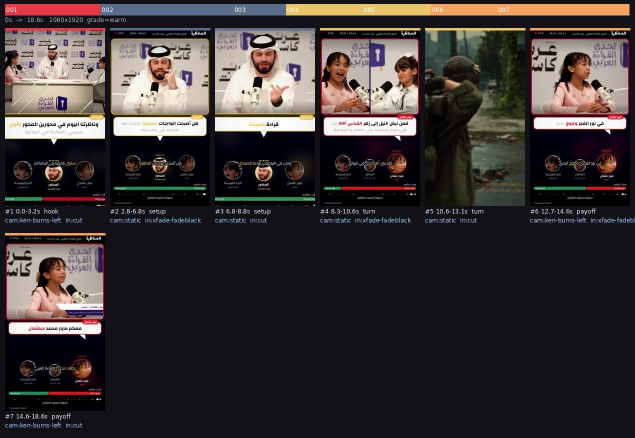
#> input picture runtime/engine/references/example-storyboard.jpg, 1270 x 876 px (shown at 1/2 size)
$ python -i fam_skills_part1.py   (imports and definitions only)   (older library calls are emulated)
#> lines starting #> are read from the running program, lines starting #| are printed output that depends on the picture; after the words box and inside, x2 and y2 are one past the last pixel; in counts of white or black regions, pixels touching at a corner belong together
"""Helpers of runners/fam_skills_part1.py used by data cards, copied verbatim (the extractor binds a card to them only when
their AST hash with every dependency equals the original's)."""
from __future__ import annotations

from decimal import Decimal
from pathlib import Path
from .core import fx
import json
import math
import re
import subprocess


def jw(path, obj):
    Path(path).write_text(json.dumps(obj, ensure_ascii=False, indent=1), encoding="utf-8")
    return Path(path)


# [11 lines left out: functions tw, rel_lum, not called in this run]


def contrast(a, b):
    la, lb = sorted([rel_lum(a), rel_lum(b)], reverse=True)
    return (la + 0.05) / (lb + 0.05)


SECRET_RE = re.compile(r"(sk_live_[0-9a-zA-Z]{8,}|AKIA[0-9A-Z]{16}|ghp_[0-9A-Za-z]{20,}|(?i:api[_-]?key|secret|password|token)"
                       r"\s*[=:]\s*['\"][^'\"\s$]{8,}['\"])")


def secrets_in(text):
    return SECRET_RE.findall(text)


def md_sections(text):
    return [m.group(1).strip() for m in re.finditer(r"^#{1,3}\s+(.+)$", text, re.M)]


def words(text):
    return re.findall(r"[\w\u064B-\u065F\u0670]+", text)


def _entry_balanced(e):
    return sum(Decimal(l[1]) for l in e["lines"]) == sum(Decimal(l[2]) for l in e["lines"])


# [21 lines left out: function _ad_lint, not called in this run]


_BANNED = re.compile(r"(?i)\b(ghibli|pixar|disney|greg rutkowski|miyazaki|wes anderson|in the style of)\b")


_STYLES = {
    "flat-anime": {"lock": "clean cel shading, bold uniform outlines, two-tone shadows, saturated flat colour fields",
                   "light": "soft overcast key from upper left", "lens": "orthographic-feel 50mm, deep focus",
                   "neg": "photoreal skin, bokeh, film grain, lens flare"},
    "archival-photo": {"lock": "silver gelatin print, fine grain, gentle halation, lifted blacks",
                       "light": "single window key from camera left, 4300K", "lens": "35mm f/2.8, natural perspective",
                       "neg": "neon, HDR halo, plastic skin, cartoon outlines"}}


def _style_prompt(style, subject):
    s = _STYLES[style]
    return "%s. STYLE LOCK: %s. LIGHT: %s. LENS: %s. NEGATIVE: %s" % (subject, s["lock"], s["light"], s["lens"], s["neg"])


# [9 lines left out: function _style_lint, not called in this run]


_AR = "\u0600-\u06FF"


# [25 lines left out: functions _ar_typo_issues, _ar_typo_fix, _ebur, not called in this run]


def _ngrams(t, n=15):
    w = re.findall(r"\w+", t.lower())
    return {" ".join(w[i:i + n]) for i in range(len(w) - n + 1)}


# [9 lines left out: function _distil, not called in this run]


_PRD_SECTIONS = ["Problem", "Users and persona", "Goals and metrics", "Requirements", "Out of scope", "Risks", "Launch plan", "Open questions"]


# [8 lines left out: function _prd_lint, not called in this run]


_LAYERS = ["subject", "action", "setting", "lighting", "camera", "mood", "style"]


_SHOT_H = {"CU": (0.25, 0.6), "MS": (0.7, 1.4), "WS": (2.5, 12)}


def _framed_h(focal, dist, sensor_h=24.0):
    return sensor_h * dist / focal


# [38 lines left out: functions _scene_lint, _pack, not called in this run]


_STAGES = ["orientation", "foundations", "tools", "application", "synthesis"]


# [108 lines left out: functions _topo, _curr_issues, _gpt_issues, _schema_issues, _mmd_lint, _docker_issues, not called in this run]


def yaml_dump(o):
    import yaml
    return yaml.safe_dump(o)


_LIMITS = {"amazon": 200, "noon": 150, "salla": 120}


_BANNED_CLAIMS = re.compile(r"(يعالج|يشفي|آمن 100|مضمون 100|cures?|100% safe|guaranteed)")


# [13 lines left out: function _listing_issues, not called in this run]


_SOURCES = {"wb-2025": {"title": "World Bank WDI 2025 (fixture copy)", "primary": True,
                        "text": "Egypt population 2024: 116.5 million. Saudi Arabia population 2024: 33.9 million."},
            "blog-x": {"title": "travel blog", "primary": False, "text": "Egypt has about 120 million people."},
            "who-2024": {"title": "WHO fact sheet 2024 (fixture copy)", "primary": True, "text": "Global life expectancy 2021: 71.4 years."}}


# [46 lines left out: functions _classify, _expert, _verdict, not called in this run]


def _img_metrics(path):
    import numpy as np
    import cv2
    im = cv2.imdecode(np.fromfile(str(path), dtype=np.uint8), cv2.IMREAD_COLOR)  # v10.15: imread fails on Arabic paths
#> im is the input picture: shape (876, 1270, 3); mean B, G, R 52.6, 52.5, 59.3
    g = cv2.cvtColor(im, cv2.COLOR_BGR2GRAY).astype(float)
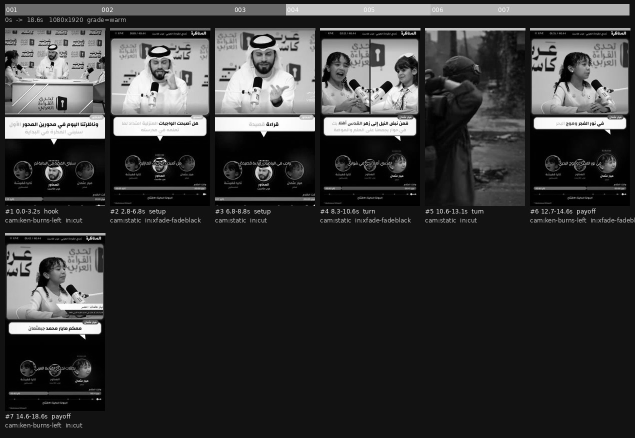
#> g: shape (876, 1270) float64 (shown at 1/2 size); min 0, max 255, mean 54.6
    sharp = float(cv2.Laplacian(g, cv2.CV_64F).var())
#> sharp = 1855.7
    clip = float(((g >= 250) | (g <= 5)).mean())
#> clip = 0.128
    hsv = cv2.cvtColor(im, cv2.COLOR_BGR2HSV)
#> hsv: shape (876, 1270, 3); mean H, S, V 95.7, 87.2, 63.7
    mask = hsv[..., 1] > 120
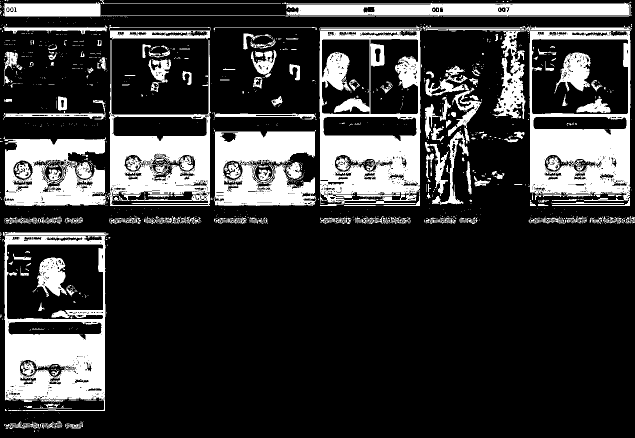
#> mask: shape (876, 1270) bool (shown at 1/2 size); 21.8% white; 1292 white regions (1070 under 20 px), largest, box (x1, y1, x2, y2) and area: (845, 51, 1264, 412) 36667, (639, 54, 844, 412) 36134, (5, 464, 217, 822) 32530
    ys, xs = np.nonzero(mask)
    cx, cy = (xs.mean() / g.shape[1], ys.mean() / g.shape[0]) if len(xs) else (0.5, 0.5)
#> cx = 0.451; cy = 0.364
    thirds = min(math.hypot(cx - a, cy - b) for a in (1 / 3, 2 / 3) for b in (1 / 3, 2 / 3))
#> thirds = 0.121
    dom = im[mask].mean(0)[::-1] if len(xs) else im.reshape(-1, 3).mean(0)[::-1]
#> dom = [46.75, 28.1, 25.58]
    return {"sharpness": sharp, "clipped": clip, "mean_luma": float(g.mean()), "subject_xy": [cx, cy], "thirds_dist": thirds,
            "dominant_rgb": [int(x) for x in dom]}


def _img_score(m):
    return {"sharpness": min(20, m["sharpness"] / 25), "exposure": 20 * max(0, 1 - m["clipped"] * 5) * max(0, 1 - abs(m["mean_luma"] - 118) / 118),
            "composition": 20 * max(0, 1 - m["thirds_dist"] / 0.25), "colour": 20.0 if max(m["dominant_rgb"]) - min(m["dominant_rgb"]) > 60 else 8.0}


# [15 lines left out: functions _editorial_chain, _grain_corr, not called in this run]

>>> result = _img_metrics('../../../../references/example-storyboard.jpg')
#> result = {'sharpness': 1855.7, 'clipped': 0.128, 'mean_luma': 54.59, 'subject_xy': [0.451, 0.364], 'thirds_dist': 0.121, 'dominant_rgb': [46, 28, 25]}
